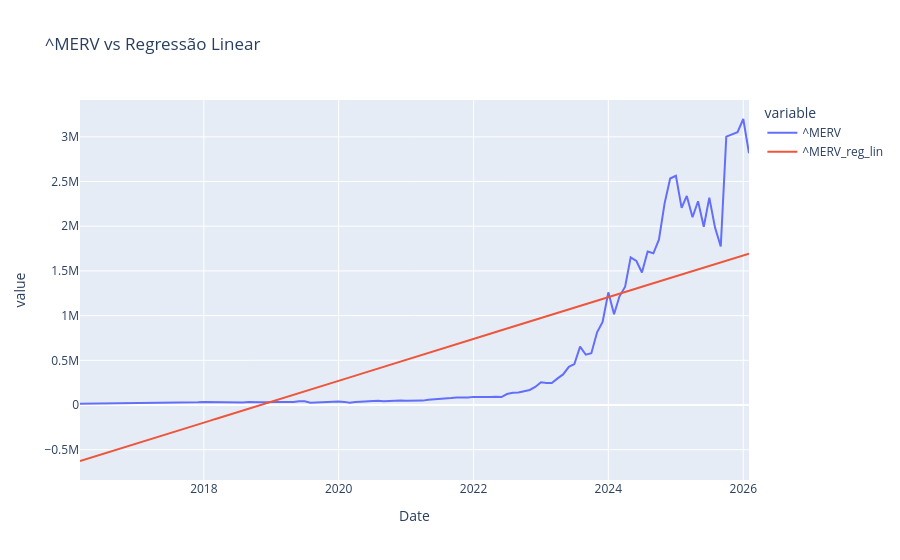

Write notebook code for a chart like this one.
### Code cell
ticker = '^MERV'
fig = px.line(
    df_emer,
    x=df_emer.index,
    y=[ticker, f"{ticker}_reg_lin"],
    title=f'{ticker} vs Regressão Linear'
)
fig.show()
